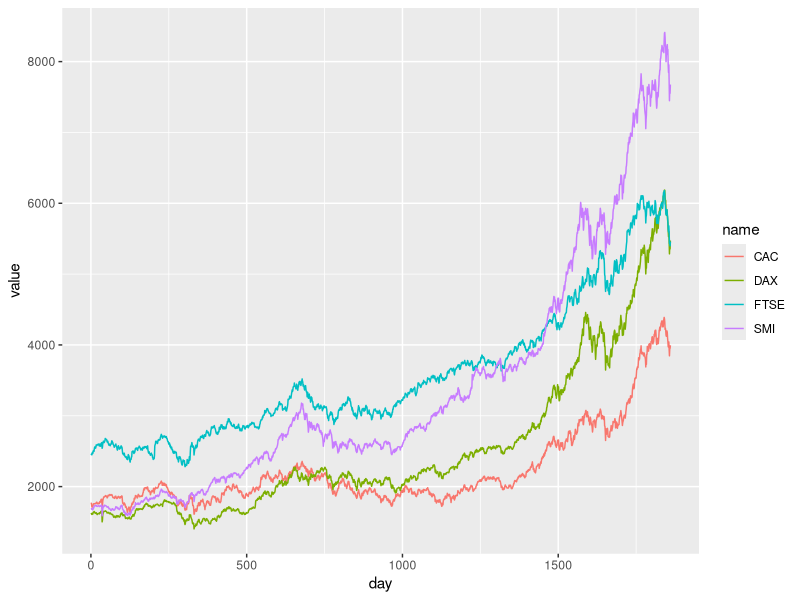
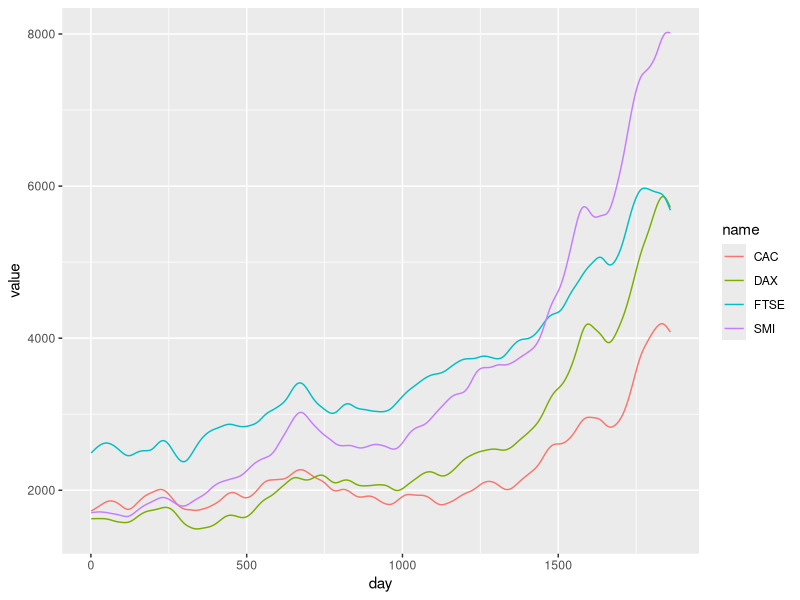
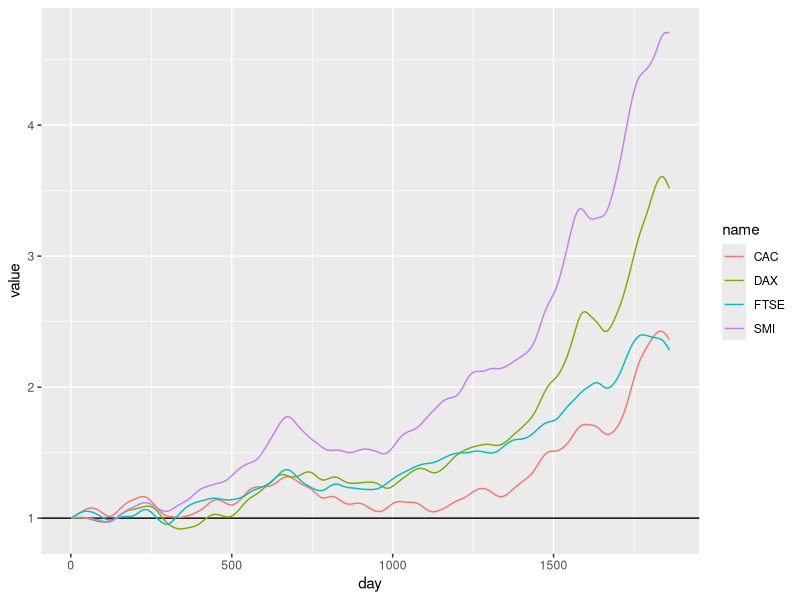
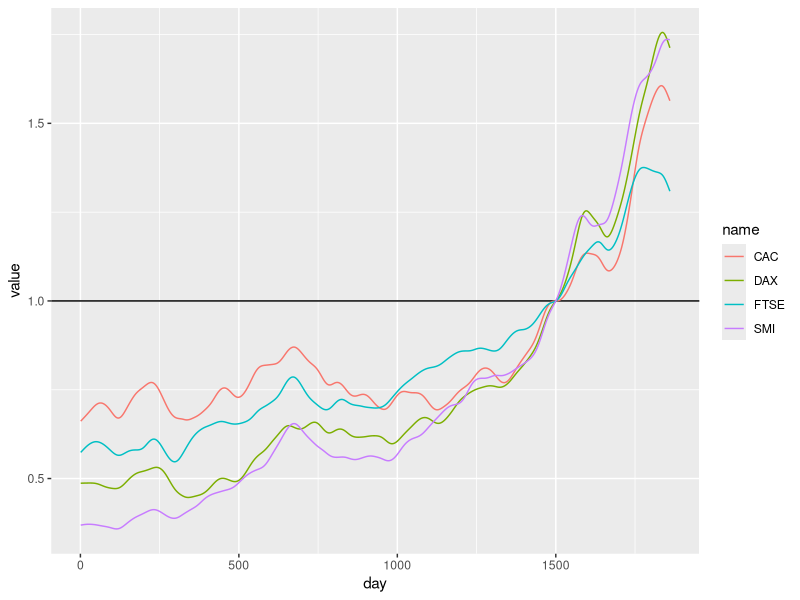
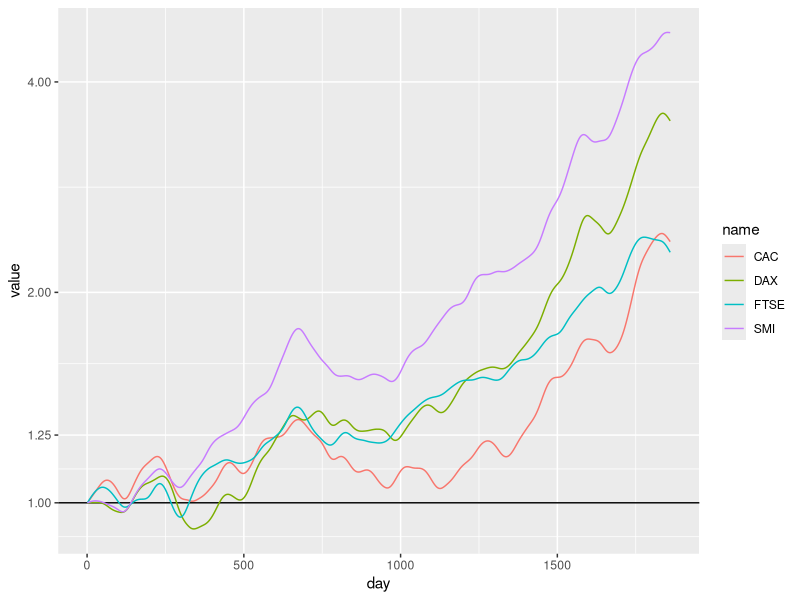
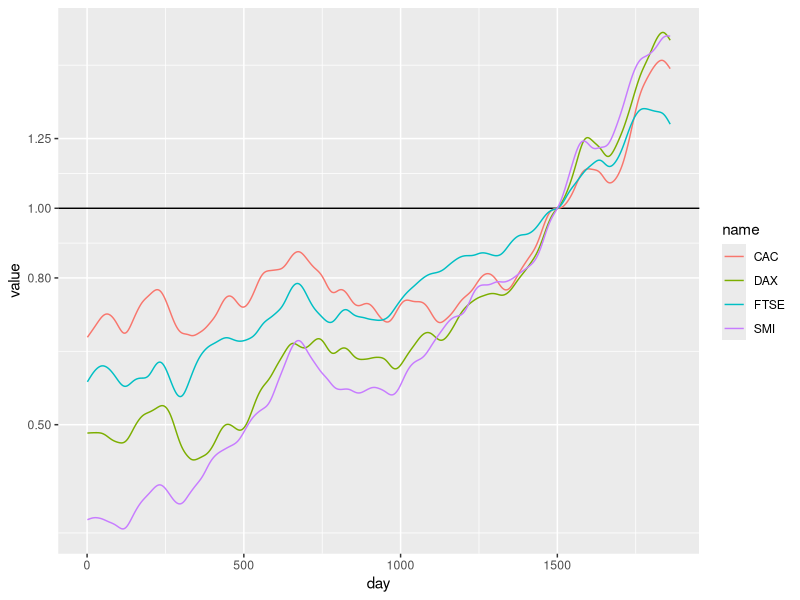

R code for these plots, in order:
#===============================================================================
# 2019-10-23 GGP dataviz
# Plotting ratios
# Ilya Kashnitsky, ilya.kashnitsky@gmail.com
#===============================================================================



# The super common mistake
# https://twitter.com/ikashnitsky/status/1176246650517561347


library(tidyverse)
library(magrittr)

EuStockMarkets %>% 
    as_tibble() %>% 
    View


sto <- EuStockMarkets %>% 
    as_tibble() %>% 
    mutate(day = seq_along(DAX)) %>% 
    pivot_longer(DAX:FTSE)


sto %>% 
    ggplot(aes(day, value, color = name))+
    geom_path()

# too noisy, let's smooth the data
sto_sm <- sto %>% 
    group_by(name) %>% 
    mutate(value = value %>% 
               smooth.spline(spar = .5) %>% 
               extract2("y"))

sto_sm %>% 
    ggplot(aes(day, value, color = name))+
    geom_path()


# relative to beginnig
sto_sm %>% 
    group_by(name) %>% 
    mutate(value = value %>% divide_by(value[1])) %>% 
    ggplot(aes(day, value, color = name))+
    geom_hline(yintercept = 1, color = 1)+
    geom_path()


# relative to day 1500
sto_sm %>% 
    group_by(name) %>% 
    mutate(value = value %>% divide_by(value[1500])) %>% 
    ggplot(aes(day, value, color = name))+
    geom_hline(yintercept = 1, color = 1)+
    geom_path()


# log scale fixes the issue
sto_sm %>% 
    group_by(name) %>% 
    mutate(value = value %>% divide_by(value[1])) %>% 
    ggplot(aes(day, value, color = name))+
    geom_hline(yintercept = 1, color = 1)+
    geom_path()+
    scale_y_continuous(trans = "log", breaks = c(1/4, 1/2, 4/5, 1, 5/4, 2, 4))

sto_sm %>% 
    group_by(name) %>% 
    mutate(value = value %>% divide_by(value[1500])) %>% 
    ggplot(aes(day, value, color = name))+
    geom_hline(yintercept = 1, color = 1)+
    geom_path()+
    scale_y_continuous(trans = "log", breaks = c(1/4, 1/2, 4/5, 1, 5/4, 2, 4))



# odds ratios -------------------------------------------------------------

